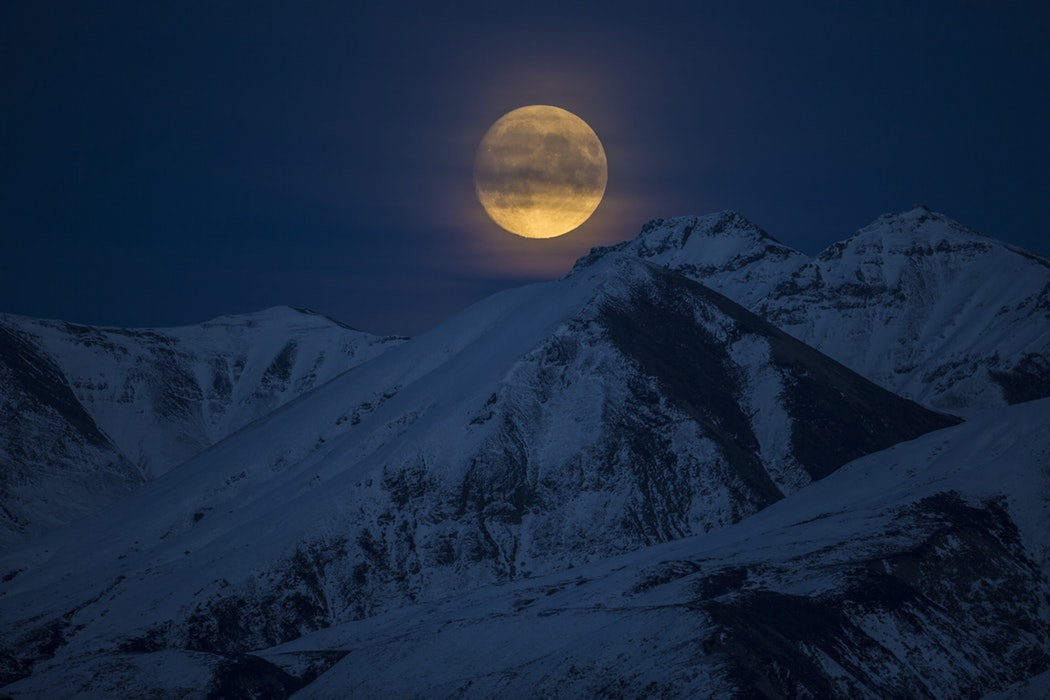
#> input picture opencv/image/bg.jpg, 1050 x 700 px
$ python contour.py
#> lines starting #> are read from the running program, lines starting #| are printed output that depends on the picture; after the words box and inside, x2 and y2 are one past the last pixel; in counts of white or black regions, pixels touching at a corner belong together
import cv2 as cv
import numpy as np

""" reading an image """
img=cv.imread('image/bg.jpg')
#> img is the input picture: shape (700, 1050, 3); mean B, G, R 64.2, 40.4, 24.3

""" resizing the image """
image=cv.resize(img,(1000,750),interpolation=cv.INTER_AREA)
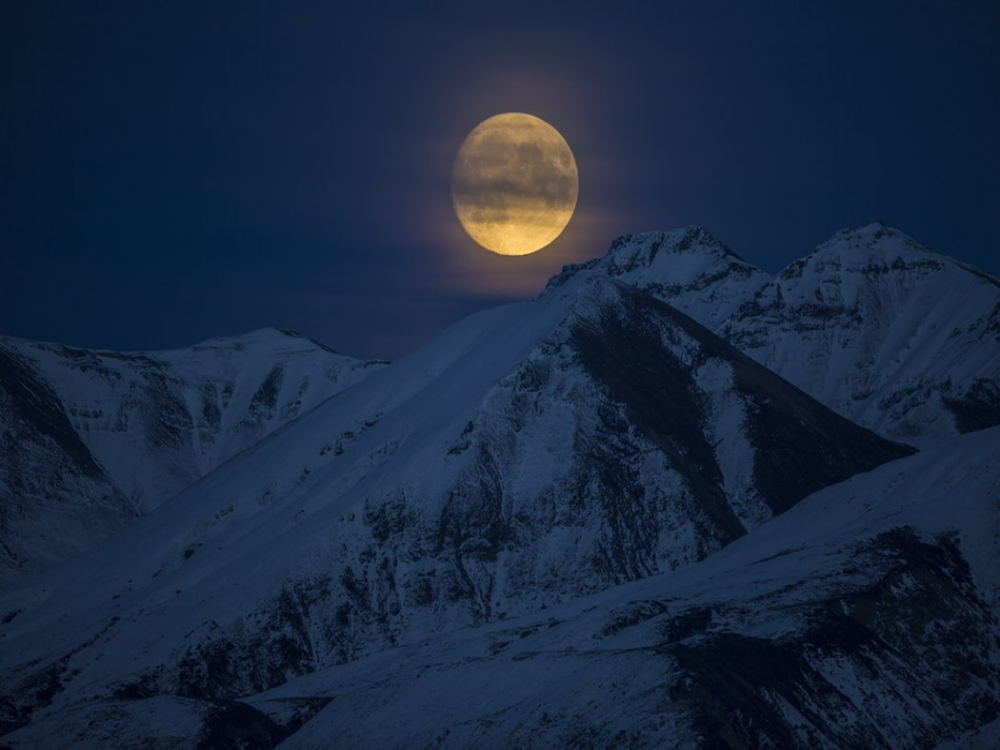
#> image: shape (750, 1000, 3); mean B, G, R 64.2, 40.4, 24.3

""" converting an image in gray scale """
gray=cv.cvtColor(img,cv.COLOR_BGR2GRAY)
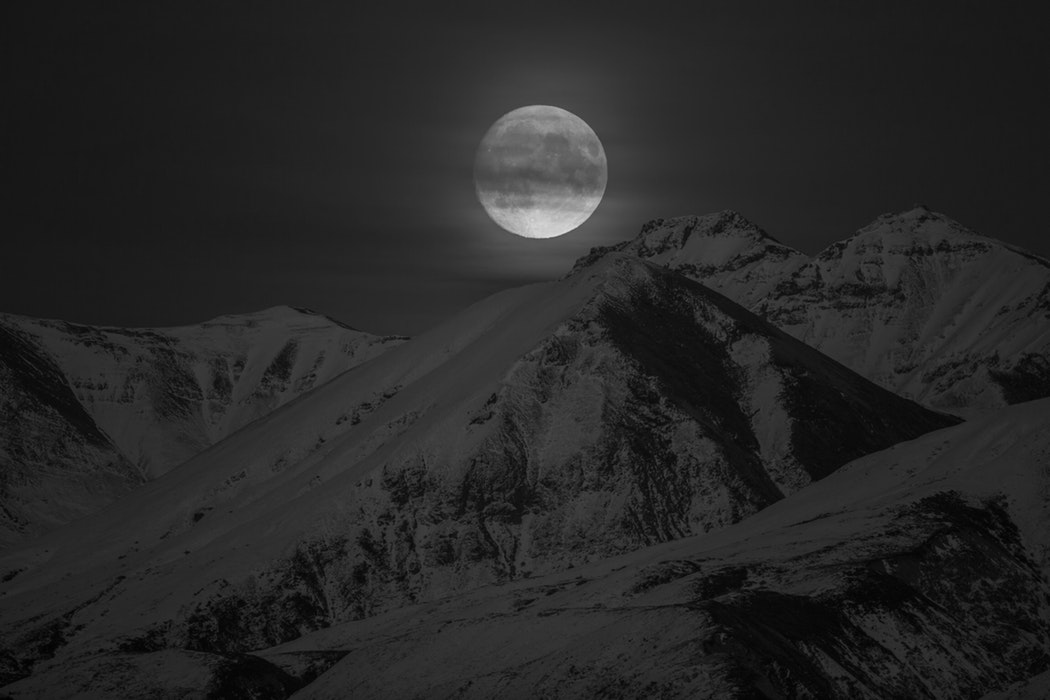
#> gray: shape (700, 1050); min 1, max 220, mean 38.4

""" detecting the edges in the image """
canny=cv.Canny(gray,125,175)
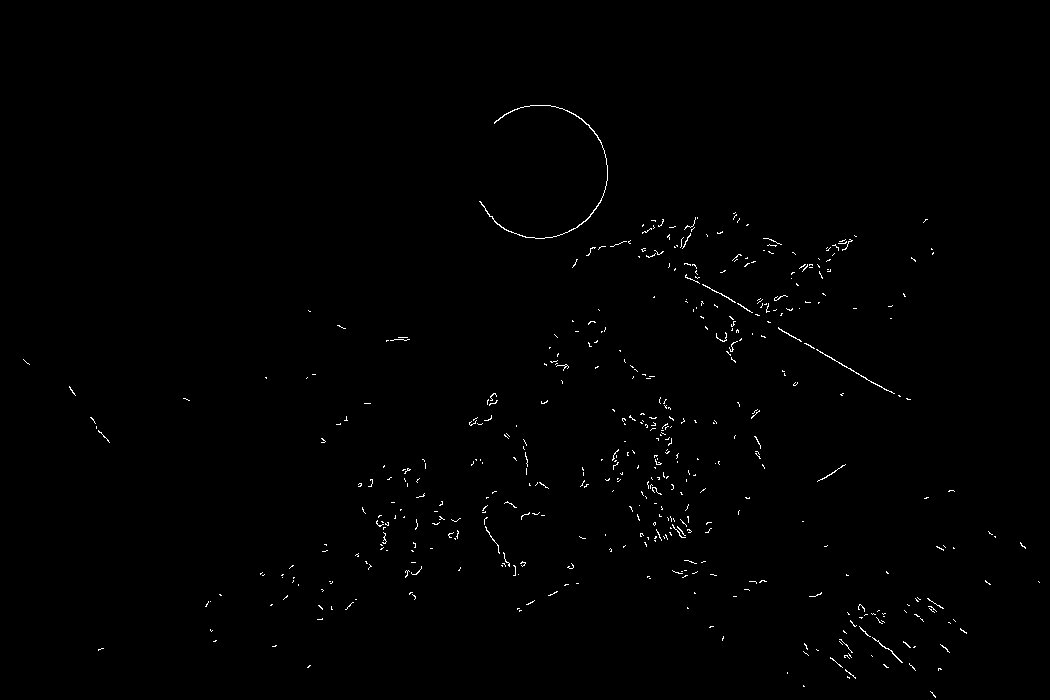
#> canny: shape (700, 1050); 0.56% white in thin lines or dots, all inside (x1, y1, x2, y2) = (23, 105, 1040, 698)


""" detecting the contours in the gray image """
contours,hierarchies=cv.findContours(canny,cv.RETR_LIST,cv.CHAIN_APPROX_SIMPLE)
#> contours = 485 contours, 482 with area under 20; largest, box (x1, y1, x2, y2) and area: (479, 105, 608, 239) 92, (816, 349, 895, 394) 32, (872, 637, 903, 663) 20

print(f'{len(contours)} no of contours found')
#| 485 no of contours found

""" creating an blank image to draw the contours on """
blank=np.zeros(img.shape,dtype='uint8')
cv.drawContours(blank,contours,-1,(0,0,255),1)
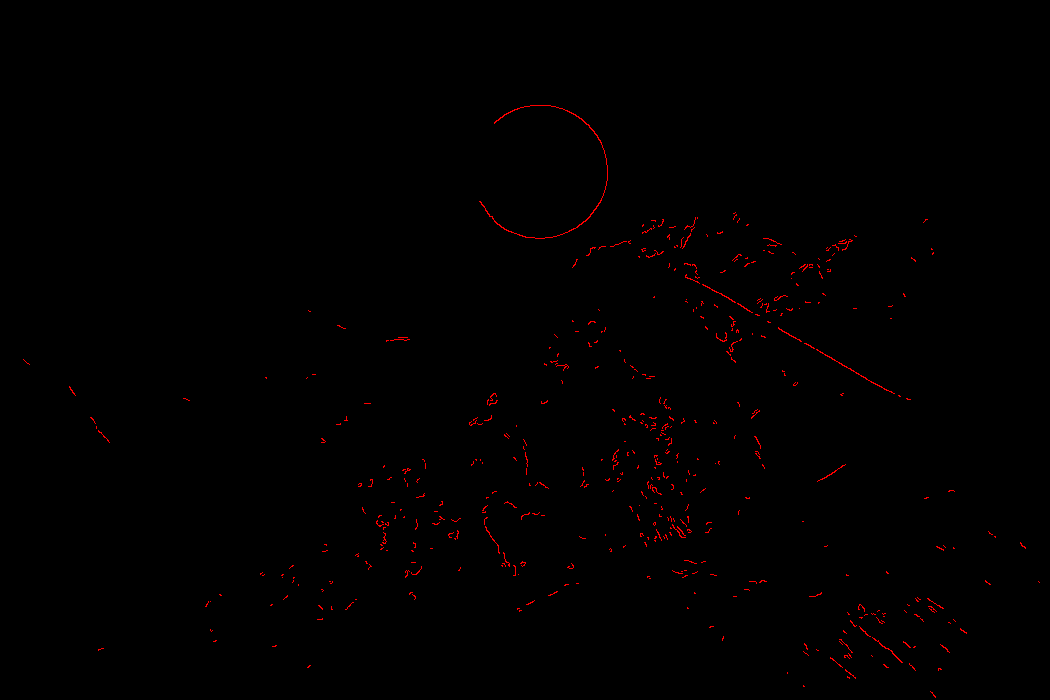
#> blank: shape (700, 1050, 3); mean of channels 0, 1, 2 0, 0, 1.4; drawn as B, G, R
cv.imshow('contours',blank)

cv.waitKey(0)
